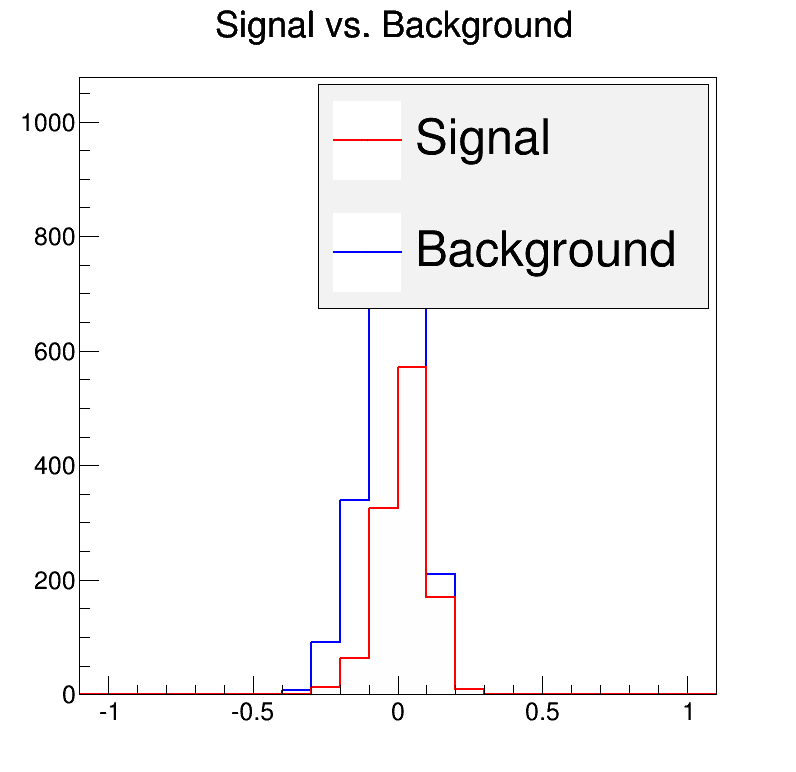

Here is the Python script that generated this plot:
import ROOT

# ------------------------------------
# PREPARE DATA TO BE FED INTO BDT
# ------------------------------------

def to_float_array(filename):
  return map(float, 
    open('%s.txt' % filename).read().split('\n')[:-1])

# read files contained in `variables` array and append them
# to signal and background lists
variables = ['m3a', 'm2a', 'm3b', 'm2b']
susy = []; ttj = [];
for v in variables:
  susy.append(to_float_array('output/output_susy/%s' % v))
  ttj.append(to_float_array('output/output_ttj/%s' % v))

# fill ROOT nTuple with signal and background variables
ntuple = ROOT.TNtuple("ntuple","ntuple","m3a:m2a:m3b:m2b:signal")
for i in range(min(len(susy[0]), len(susy[2]))):
  ntuple.Fill(susy[0][i], susy[1][i], susy[2][i], susy[3][i], 1)
for i in range(min(len(ttj[0]), len(ttj[2]))):
  ntuple.Fill(ttj[0][i], ttj[1][i], ttj[2][i], ttj[3][i], 0)

print 'NTuple prepared to be fed into BDT'

# ------------------------------------
# CREATE AND TRAIN BDT USING ROOT TMVA
# ------------------------------------

fout = ROOT.TFile("test.root","RECREATE")

factory = ROOT.TMVA.Factory("TMVAClassification", fout,
                            ":".join([
                                "!V",
                                "!Silent",
                                "Color",
                                "DrawProgressBar",
                                "Transformations=I;D;P;G,D",
                                "AnalysisType=Classification"]
                                     ))

for v in variables:
  factory.AddVariable(v,"F")

factory.AddSignalTree(ntuple)
factory.AddBackgroundTree(ntuple)

# cuts defining the signal and background sample
sigCut = ROOT.TCut("signal > 0.5")
bgCut = ROOT.TCut("signal <= 0.5")

factory.PrepareTrainingAndTestTree(sigCut,   # signal events
                                   bgCut,    # background events
                                   ":".join([
                                        "nTrain_Signal=0",
                                        "nTrain_Background=0",
                                        "SplitMode=Random",
                                        "NormMode=NumEvents",
                                        "!V"
                                       ]))

method = factory.BookMethod(ROOT.TMVA.Types.kBDT, "BDT",
                   ":".join([
                       "!H",
                       "!V",
                       "NTrees=850",
                       "nEventsMin=150",
                       "MaxDepth=3",
                       "BoostType=AdaBoost",
                       "AdaBoostBeta=0.5",
                       "SeparationType=GiniIndex",
                       "nCuts=20",
                       "PruneMethod=NoPruning",
                       ]))

factory.TrainAllMethods()
factory.TestAllMethods()
factory.EvaluateAllMethods()

print 'BDTs trained'

# ------------------------------------
# PLOT HISTOGRAM OF SIGNAL VS. BACKGROUND 
# TO SHOW FEASIBILITY OF SEPARATION
# ------------------------------------

c1 = ROOT.TCanvas("c1","c1",800,800);

# fill histograms for signal and background from the test sample tree
ROOT.TestTree.Draw("BDT>>hSig(22,-1.1,1.1)","classID == 0","goff")  # signal
ROOT.TestTree.Draw("BDT>>hBg(22,-1.1,1.1)","classID == 1", "goff")  # background

ROOT.hSig.SetLineColor(ROOT.kRed); ROOT.hSig.SetLineWidth(2)  # signal histogram
ROOT.hBg.SetLineColor(ROOT.kBlue); ROOT.hBg.SetLineWidth(2)   # background histogram

# use a THStack to show both histograms
hs = ROOT.THStack("hs","Signal vs. Background")
hs.Add(ROOT.hSig)
hs.Add(ROOT.hBg)
hs.Draw()

legend = ROOT.TLegend(0.4,0.6,0.89,0.89); 
legend.AddEntry(ROOT.hSig,"Signal")
legend.AddEntry(ROOT.hBg,"Background")
legend.Draw()

c1.SaveAs("bdt.png")

raw_input("Press any key to close")
